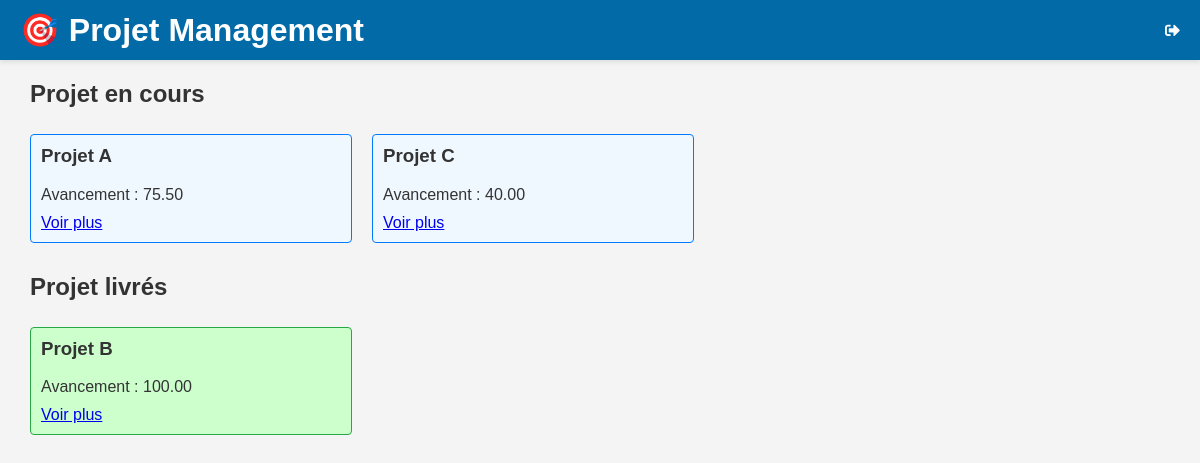
The page /projetmanagement/projets/ on the database as committed earlier.
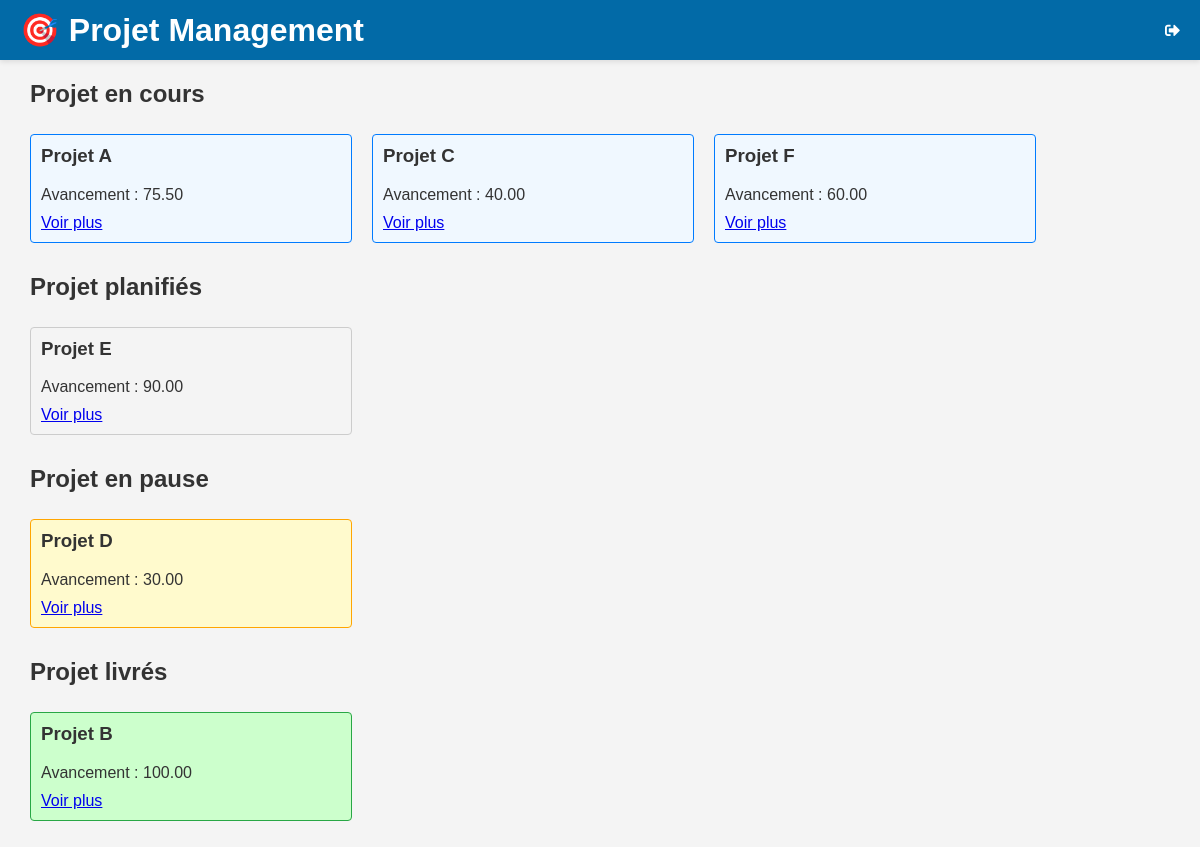
The same page on the database as committed later.
### projetmanagement/models.py (models this page shows)
class Projets(models.Model):
    id_projet = models.IntegerField(primary_key=True)
    nom = models.CharField(max_length=50)
    avancement = models.DecimalField(max_digits=15, decimal_places=2)
    STATUT_CHOICES = (
        ('En pause', 'En pause'),
        ('Planifié', 'Planifié'),
        ('En cours', 'En cours'),
        ('Livré', 'Livré'),
    )
    statut = models.CharField(max_length=50, choices=STATUT_CHOICES)
    responsable = models.ForeignKey(Utilisateur, on_delete=models.SET_NULL, null=True)
    date = models.ForeignKey(Dates, on_delete=models.SET_NULL, null=True)

### projetmanagement/views.py (the view)
# urls.py: path('projets/', views.liste_projets, name='liste_projets'),
def liste_projets(request):
    projets = {
        'en cours': Projets.objects.filter(statut='En cours'),
        'planifiés': Projets.objects.filter(statut='Planifié'),
        'en pause': Projets.objects.filter(statut='En pause'),
        'livrés': Projets.objects.filter(statut='Livré'),
    }
    return render(request, 'liste_projets.html', {'projets': projets})

### projetmanagement/templates/liste_projets.html (shortened to what this page needs)
{% load static %}
<!DOCTYPE html>
<html lang="en">
<head>
    <link rel="stylesheet" type="text/css" href="{% static 'style_projets.css' %}">
    <link rel="stylesheet" type="text/css" href="{% static 'style.css' %}">
    <link rel="stylesheet" href="https://cdnjs.cloudflare.com/ajax/libs/font-awesome/5.15.4/css/all.min.css">
</head>
<body>
{% include 'header.html' %}
{% for status, projets_list in projets.items %}
    {% if projets_list %}
        <h2 class="projets-title">Projet {{ status }}</h2>
        <ul class="projets">
            {% for projet in projets_list %}
                <li class="projet {{ status }}">
                    <h3>{{ projet.nom }}</h3>
                    <p>Avancement : {{ projet.avancement }}</p>
                    <a href="{% url 'detail_projet' projet.id_projet %}">Voir plus</a>
                </li>
            {% endfor %}
        </ul>
    {% endif %}
{% endfor %}
</body>
</html>

### projetmanagement/templates/header.html
<header>
        <h1>🎯 Projet Management</h1>
        <i class="fas fa-sign-out-alt logout-icon" title="Déconnexion"></i>
</header>

### projetmanagement/static/style_projets.css (style rules this page uses)
ul { display: flex; list-style: none; padding-left: 20px; }
.projets { display: flex; }
.projet { border: 1px solid #ccc; border-radius: 4px; margin: 10px; padding: 10px; width: 300px; }
.projet h3 { margin-top: 0; }
.projet p { margin-bottom: 10px; }
.projet.cours { background-color: #f0f8ff; border-color: #007bff; }
.projet.pause { background-color: #fffacd; border-color: #ffa500; }
.projet.livrés { background-color: #cfc; border-color: #28a745; }

### projetmanagement/static/style.css (style rules this page uses)
body { font-family: Arial, sans-serif; margin: 0; padding: 0; box-sizing: border-box; background-color: #f4f4f4; color: #333; }
header { background-color: #026aa7; color: #fff; padding: 20px; display: flex; justify-content: space-between; align-items: center; box-shadow: 0 2px 5px rgba(0, 0, 0, 0.1); height: 20px; }
.logout-icon { color: #fff; font-size: 15px; cursor: pointer; transition: transform 0.3s ease; }
h2 { margin-left: 30px; margin-bottom: 10px; }

Rows that differ between the two databases and show on the page:
added Projets: nom "Projet F", avancement "60.00", shown under "en cours"
added Projets: nom "Projet E", avancement "90.00", shown under "planifiés"
added Projets: nom "Projet D", avancement "30.00", shown under "en pause"
Other text that changed with them:
new list line: "Projet planifiés"
new list line: "Projet en pause"
